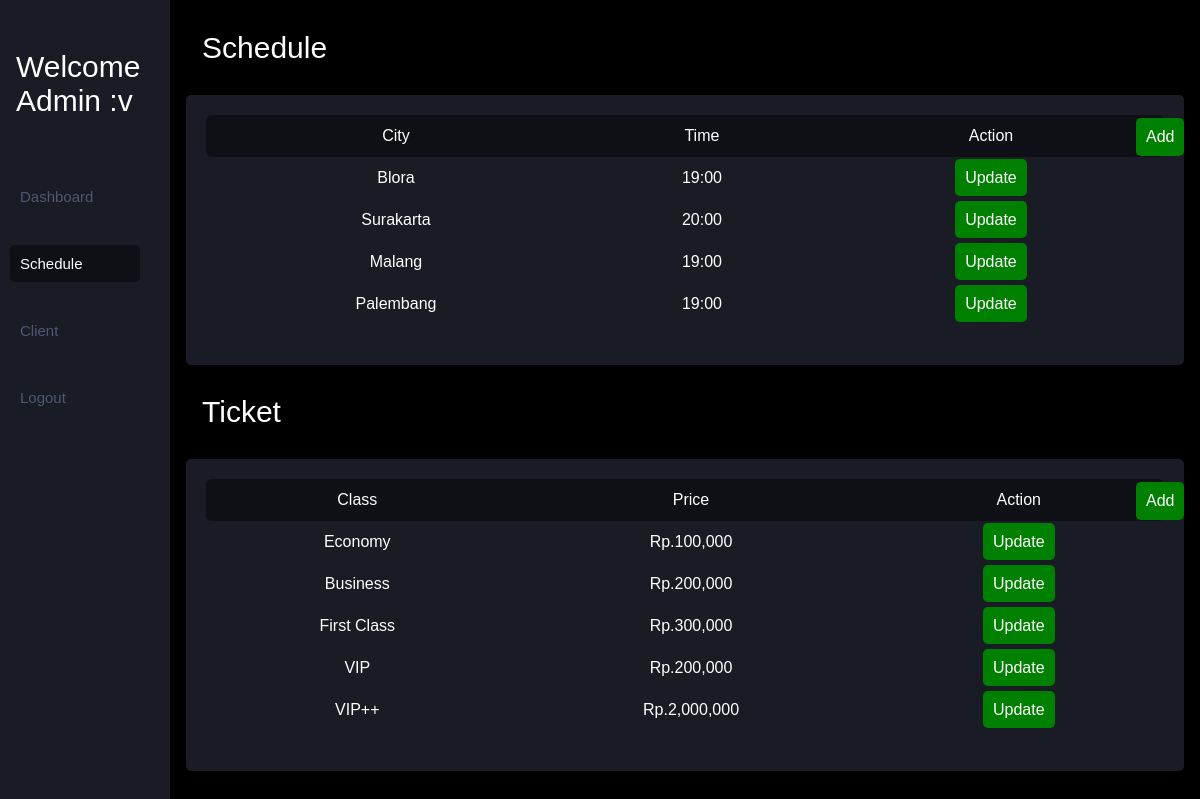
The page /admin_schedule.php (signed in) on the database its author committed.
### tables this page shows
CREATE TABLE `jadwal` (
  `id` int NOT NULL,
  `city` varchar(255) NOT NULL,
  `jam_keberangkatan` time(4) NOT NULL
);

CREATE TABLE `type_ticket` (
  `id` int NOT NULL,
  `class` varchar(255) NOT NULL,
  `price` decimal(10,2) NOT NULL
);

### admin_schedule.php (the view, shortened to what this page needs)
<?php
    require_once 'connection.php';
    $jadwal_result = mysqli_query($conn,"SELECT id,city,jam_keberangkatan FROM jadwal");
    $ticket_result = mysqli_query($conn,"SELECT id AS id_type,class,price FROM type_ticket");
?>
<!DOCTYPE html>
<html lang="en">
<head>
</head>
<body>
    <div class="sidenav">
        <div class="title">Welcome Admin :v</div>
        <a href="admin.php">Dashboard</a>
        <a href="admin_schedule.php" class="active">Schedule</a>
        <a href="admin_client.php">Client</a>
        <a href="logout.php">Logout</a>
    </div>
    <div class="container">
        <div class="title">Schedule</div>
        <a class="add_button" href="admin_add_schedule.php">Add</a>
        <div class="card-jadwal">
            <table>
                <tr>
                    <td class="top_table" style="border-top-left-radius: 5px; border-bottom-left-radius:5px;">City</td>
                    <td class="top_table">Time</td>
                    <td class="top_table" style="border-top-right-radius: 5px; border-bottom-right-radius:5px;">Action</td>
                </tr>
                <?php while($row = mysqli_fetch_array($jadwal_result)){
                ?>
                <tr>
                    <td><?= $row['city']; ?></td>
                    <td><?= date('H:i',strtotime($row['jam_keberangkatan'])); ?></td>
                    <td><a class="edit" href="admin_update_schedule.php?id=<?=$row['id'];?>">Update</a>
                </tr>
                <?php
                }
                ?>
            </table>
        </div>
        <div class="title">Ticket</div>
        <a href="admin_add_type.php" class="add_button_ticket">Add</a>
        <div class="card-jadwal">
            <table>
                <tr>
                    <td class="top_table" style="border-top-left-radius: 5px; border-bottom-left-radius:5px;">Class</td>
                    <td class="top_table">Price</td>
                    <td class="top_table" style="border-top-right-radius: 5px; border-bottom-right-radius:5px;">Action</td>
                </tr>
                <?php while($row = mysqli_fetch_array($ticket_result)){
                ?>
                <tr>
                    <td><?= $row['class']; ?></td>
                    <td>Rp.<?= number_format($row['price']); ?></td>
                    <td><a class="edit" href="admin_update_type.php?id=<?=$row['id_type'];?>">Update</a></td>
                </tr>
                <?php
                }
            ?>
            </table>
        </div>
    </div>
</body>
</html>

### admin_schedule.php (style rules this page uses)
body { margin: 0; padding: 0; font-family:Arial, Helvetica, sans-serif; background-color: black; }
.sidenav { height: 100%; width: 170px; position: fixed; z-index: 1; top: 0; left: 0; background-color: #191C24; overflow-x: hidden; padding-top: 20px; }
.sidenav a { margin: 30px 30px 30px 10px; padding: 10px; text-decoration: none; border-radius: 5px; font-size: 15px; color:#4F5775; display: block; transition: 0.5s; }
.title { padding: 30px 8px 30px 16px; font-size: 30px; display: block; color: white; }
.sidenav a.active { border-radius: 5px; color: white; background-color: #0F1015; }
.container { margin-left: 170px; padding: 1px 16px; color: white; }
.card-jadwal { border-radius: 5px; background-color: #191C24; padding: 20px; }
table { border-collapse: collapse; width: 100%; margin-bottom: 20px; border-radius: 5px; overflow: hidden; }
table,td { padding: 12px; text-align: center; }
.top_table { background-color: #0F1015; }
.edit { text-decoration: none; border-radius: 5px; background-color: green; padding: 10px; color: white; }
td { text-align: center; }
.add_button { text-decoration: none; color: white; border-radius: 5px; background-color: green; padding: 10px; position: absolute; margin-left: 950px; margin-top: 23px; }
.add_button_ticket { text-decoration: none; color: white; border-radius: 5px; background-color: green; padding: 10px; position: absolute; margin-left: 950px; margin-top: 23px; }

### rows shown on the page
jadwal: city "Blora", jam_keberangkatan "19:00"
jadwal: city "Surakarta", jam_keberangkatan "20:00"
jadwal: city "Malang", jam_keberangkatan "19:00"
jadwal: city "Palembang", jam_keberangkatan "19:00"
type_ticket: class "Economy", price "100,000"
type_ticket: class "Business", price "200,000"
type_ticket: class "First Class", price "300,000"
type_ticket: class "VIP", price "200,000"
type_ticket: class "VIP++", price "2,000,000"
